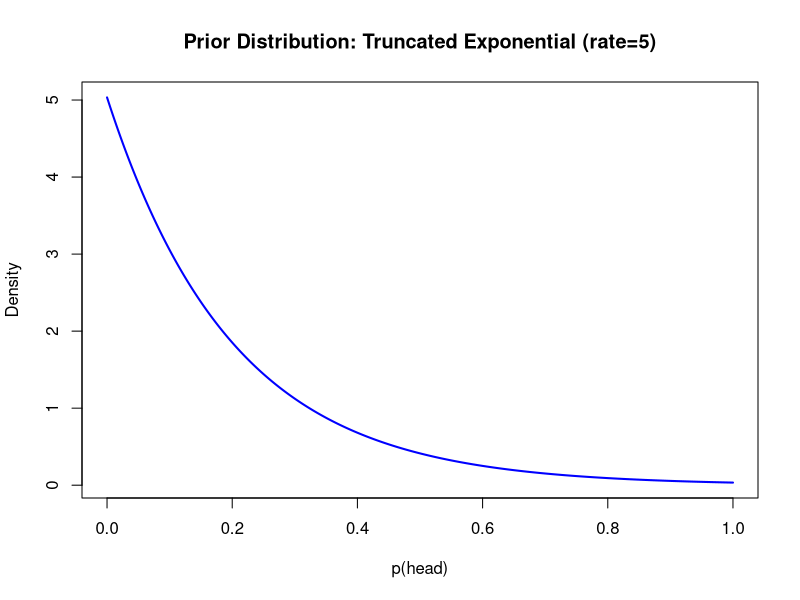
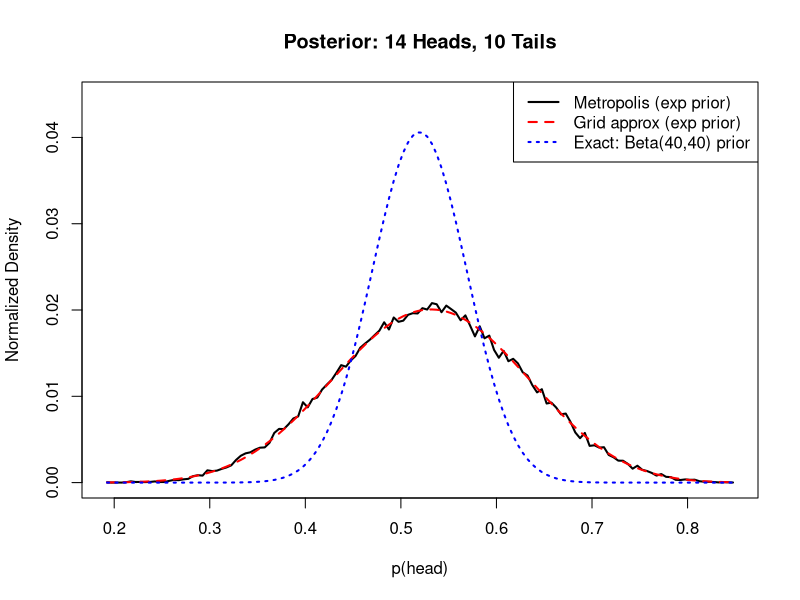
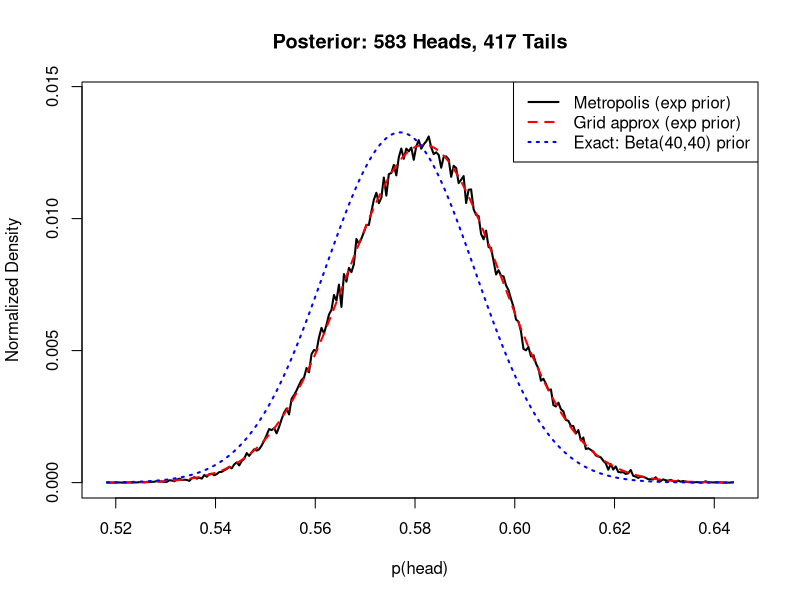

The R script that drew these images, in order:
## ---- chunk 1
x_seq <- seq(0, 1, length.out = 1000)

prior_exp <- function(x) {
  ifelse(x >= 0 & x <= 1, dexp(x, rate = 5) / 0.9932621, 0)
}

plot(x_seq, prior_exp(x_seq),
     type = "l", col = "blue", lwd = 2,
     main = "Prior Distribution: Truncated Exponential (rate=5)",
     xlab = "p(head)", ylab = "Density")
## ---- chunk 2
set.seed(42)

heads_1b <- 14
tails_1b <- 10

# ── Metropolis Algorithm ──────────────────────────────────────────────────────

likelihood <- function(p, h, t) {
  dbinom(h, h + t, p)
}

metropolis <- function(n_steps, h, t, prior_fn, step_size = 0.05) {
  chain <- numeric(n_steps)
  current <- 0.5

  for (i in seq_len(n_steps)) {
    proposal <- current + runif(1, -step_size, step_size)

    if (proposal < 0 || proposal > 1) {
      chain[i] <- current
      next
    }

    accept_ratio <- (likelihood(proposal, h, t) * prior_fn(proposal)) /
                    (likelihood(current,  h, t) * prior_fn(current))

    if (runif(1) < accept_ratio) {
      current <- proposal
    }
    chain[i] <- current
  }
  chain
}

metro_samples_1b <- metropolis(n_steps   = 100000,
                               h         = heads_1b,
                               t         = tails_1b,
                               prior_fn  = prior_exp,
                               step_size = 0.05)

# Burn-in: discard first 10%
metro_samples_1b <- metro_samples_1b[-(1:10000)]

# ── Build common x-axis from Metropolis histogram ────────────────────────────

myHist <- hist(metro_samples_1b, breaks = 200, plot = FALSE)

x_mids <- myHist$mids

# ── Grid Approximation ───────────────────────────────────────────────────────

grid_posterior <- function(x, h, t, prior_fn) {
  vals <- likelihood(x, h, t) * prior_fn(x)
  vals / sum(vals)
}

grid_post_1b <- grid_posterior(x_mids, heads_1b, tails_1b, prior_exp)

# ── Exact Analytical: Beta(40,40) prior → Beta(40+14, 40+10) posterior ───────

beta_prior_alpha <- 40
beta_prior_beta  <- 40

beta_post_alpha <- beta_prior_alpha + heads_1b   # 54
beta_post_beta  <- beta_prior_beta  + tails_1b   # 50

beta_post_fn <- function(x) dbeta(x, beta_post_alpha, beta_post_beta)
beta_post_vals <- beta_post_fn(x_mids)
beta_post_norm <- beta_post_vals / sum(beta_post_vals)

# ── Plot ─────────────────────────────────────────────────────────────────────

# Metropolis (normalized counts)
metro_norm <- myHist$counts / length(metro_samples_1b)

plot(x_mids, metro_norm,
     type = "l", col = "black", lwd = 2,
     main = "Posterior: 14 Heads, 10 Tails",
     xlab = "p(head)", ylab = "Normalized Density",
     ylim = c(0, max(metro_norm, grid_post_1b, beta_post_norm) * 1.1))

lines(x_mids, grid_post_1b,    col = "red",  lwd = 2, lty = 2)
lines(x_mids, beta_post_norm,  col = "blue", lwd = 2, lty = 3)

legend("topright",
       legend = c("Metropolis (exp prior)",
                  "Grid approx (exp prior)",
                  "Exact: Beta(40,40) prior"),
       col    = c("black", "red", "blue"),
       lwd    = 2,
       lty    = c(1, 2, 3))
## ---- chunk 3
set.seed(42)

heads_1c <- 583
tails_1c <- 417

# ── Metropolis ───────────────────────────────────────────────────────────────
# With many observations the likelihood is sharply peaked; a smaller step size
# keeps the acceptance rate healthy.

metro_samples_1c <- metropolis(n_steps   = 200000,
                               h         = heads_1c,
                               t         = tails_1c,
                               prior_fn  = prior_exp,
                               step_size = 0.01)

metro_samples_1c <- metro_samples_1c[-(1:20000)]   # burn-in

myHist_1c <- hist(metro_samples_1c, breaks = 200, plot = FALSE)

x_mids_1c <- myHist_1c$mids

# ── Grid Approximation ───────────────────────────────────────────────────────

grid_post_1c <- grid_posterior(x_mids_1c, heads_1c, tails_1c, prior_exp)

# ── Exact Analytical: Beta(40+583, 40+417) ───────────────────────────────────

beta_post_alpha_1c <- beta_prior_alpha + heads_1c   # 623
beta_post_beta_1c  <- beta_prior_beta  + tails_1c   # 457

beta_post_fn_1c  <- function(x) dbeta(x, beta_post_alpha_1c, beta_post_beta_1c)
beta_post_1c     <- beta_post_fn_1c(x_mids_1c)
beta_post_norm_1c <- beta_post_1c / sum(beta_post_1c)

# ── Plot ─────────────────────────────────────────────────────────────────────

metro_norm_1c <- myHist_1c$counts / length(metro_samples_1c)

plot(x_mids_1c, metro_norm_1c,
     type = "l", col = "black", lwd = 2,
     main = "Posterior: 583 Heads, 417 Tails",
     xlab = "p(head)", ylab = "Normalized Density",
     ylim = c(0, max(metro_norm_1c, grid_post_1c, beta_post_norm_1c) * 1.1))

lines(x_mids_1c, grid_post_1c,      col = "red",  lwd = 2, lty = 2)
lines(x_mids_1c, beta_post_norm_1c, col = "blue", lwd = 2, lty = 3)

legend("topright",
       legend = c("Metropolis (exp prior)",
                  "Grid approx (exp prior)",
                  "Exact: Beta(40,40) prior"),
       col    = c("black", "red", "blue"),
       lwd    = 2,
       lty    = c(1, 2, 3))
